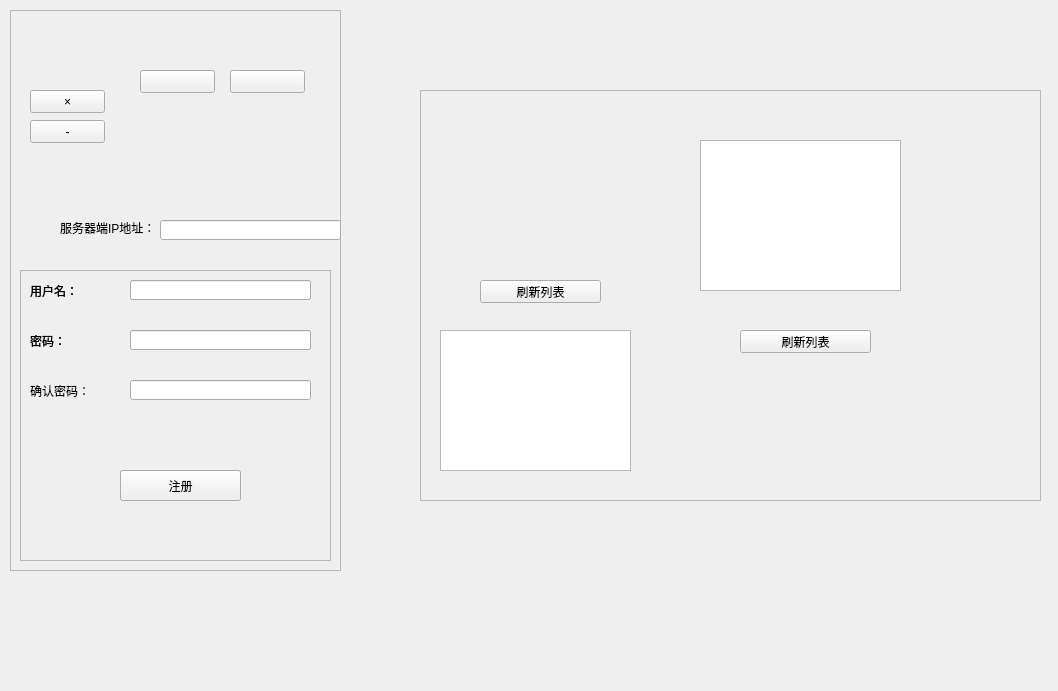
<?xml version="1.0" encoding="UTF-8"?>
<ui version="4.0">
 <class>MainWindow</class>
 <widget class="QMainWindow" name="MainWindow">
  <property name="geometry">
   <rect>
    <x>0</x>
    <y>0</y>
    <width>1058</width>
    <height>691</height>
   </rect>
  </property>
  <property name="windowTitle">
   <string>MainWindow</string>
  </property>
  <widget class="QWidget" name="centralWidget">
   <widget class="QFrame" name="frameLogin">
    <property name="geometry">
     <rect>
      <x>10</x>
      <y>10</y>
      <width>331</width>
      <height>561</height>
     </rect>
    </property>
    <property name="frameShape">
     <enum>QFrame::StyledPanel</enum>
    </property>
    <property name="frameShadow">
     <enum>QFrame::Raised</enum>
    </property>
    <widget class="QLineEdit" name="serverIPLineEdit">
     <property name="geometry">
      <rect>
       <x>150</x>
       <y>210</y>
       <width>181</width>
       <height>20</height>
      </rect>
     </property>
    </widget>
    <widget class="QLabel" name="serverIPLabel">
     <property name="geometry">
      <rect>
       <x>50</x>
       <y>210</y>
       <width>91</width>
       <height>16</height>
      </rect>
     </property>
     <property name="text">
      <string>服务器端IP地址：</string>
     </property>
    </widget>
    <widget class="QFrame" name="frame_login">
     <property name="geometry">
      <rect>
       <x>10</x>
       <y>260</y>
       <width>311</width>
       <height>291</height>
      </rect>
     </property>
     <property name="frameShape">
      <enum>QFrame::StyledPanel</enum>
     </property>
     <property name="frameShadow">
      <enum>QFrame::Raised</enum>
     </property>
     <widget class="QLabel" name="usernameLabel">
      <property name="geometry">
       <rect>
        <x>10</x>
        <y>10</y>
        <width>101</width>
        <height>21</height>
       </rect>
      </property>
      <property name="text">
       <string>用户名：</string>
      </property>
     </widget>
     <widget class="QLineEdit" name="unLineEdit">
      <property name="geometry">
       <rect>
        <x>110</x>
        <y>10</y>
        <width>181</width>
        <height>20</height>
       </rect>
      </property>
     </widget>
     <widget class="QLabel" name="pwLabel">
      <property name="geometry">
       <rect>
        <x>10</x>
        <y>60</y>
        <width>54</width>
        <height>21</height>
       </rect>
      </property>
      <property name="text">
       <string>密码：</string>
      </property>
     </widget>
     <widget class="QLineEdit" name="pwLineEdit">
      <property name="geometry">
       <rect>
        <x>110</x>
        <y>60</y>
        <width>181</width>
        <height>20</height>
       </rect>
      </property>
      <property name="echoMode">
       <enum>QLineEdit::Password</enum>
      </property>
     </widget>
     <widget class="QPushButton" name="loginBtn">
      <property name="geometry">
       <rect>
        <x>100</x>
        <y>200</y>
        <width>121</width>
        <height>31</height>
       </rect>
      </property>
      <property name="text">
       <string>登录</string>
      </property>
     </widget>
    </widget>
    <widget class="QFrame" name="frame_register">
     <property name="geometry">
      <rect>
       <x>10</x>
       <y>260</y>
       <width>311</width>
       <height>291</height>
      </rect>
     </property>
     <property name="frameShape">
      <enum>QFrame::StyledPanel</enum>
     </property>
     <property name="frameShadow">
      <enum>QFrame::Raised</enum>
     </property>
     <widget class="QLabel" name="UserNameLabel">
      <property name="geometry">
       <rect>
        <x>10</x>
        <y>10</y>
        <width>54</width>
        <height>21</height>
       </rect>
      </property>
      <property name="text">
       <string>用户名：</string>
      </property>
     </widget>
     <widget class="QLabel" name="PasswordLabel">
      <property name="geometry">
       <rect>
        <x>10</x>
        <y>60</y>
        <width>54</width>
        <height>21</height>
       </rect>
      </property>
      <property name="text">
       <string>密码：</string>
      </property>
     </widget>
     <widget class="QLabel" name="ConfirmLabel">
      <property name="geometry">
       <rect>
        <x>10</x>
        <y>110</y>
        <width>91</width>
        <height>21</height>
       </rect>
      </property>
      <property name="text">
       <string>确认密码：</string>
      </property>
     </widget>
     <widget class="QLineEdit" name="UserNameLineEdit">
      <property name="geometry">
       <rect>
        <x>110</x>
        <y>10</y>
        <width>181</width>
        <height>20</height>
       </rect>
      </property>
     </widget>
     <widget class="QLineEdit" name="PasswordLineEdit">
      <property name="geometry">
       <rect>
        <x>110</x>
        <y>60</y>
        <width>181</width>
        <height>20</height>
       </rect>
      </property>
      <property name="echoMode">
       <enum>QLineEdit::Password</enum>
      </property>
     </widget>
     <widget class="QLineEdit" name="ConfirmLineEdit">
      <property name="geometry">
       <rect>
        <x>110</x>
        <y>110</y>
        <width>181</width>
        <height>20</height>
       </rect>
      </property>
      <property name="echoMode">
       <enum>QLineEdit::Password</enum>
      </property>
     </widget>
     <widget class="QPushButton" name="registerBtn">
      <property name="geometry">
       <rect>
        <x>100</x>
        <y>200</y>
        <width>121</width>
        <height>31</height>
       </rect>
      </property>
      <property name="text">
       <string>注册</string>
      </property>
     </widget>
    </widget>
    <widget class="QPushButton" name="btnMinWindow">
     <property name="geometry">
      <rect>
       <x>20</x>
       <y>110</y>
       <width>75</width>
       <height>23</height>
      </rect>
     </property>
     <property name="text">
      <string>-</string>
     </property>
    </widget>
    <widget class="QPushButton" name="btnCloseWindow">
     <property name="geometry">
      <rect>
       <x>20</x>
       <y>80</y>
       <width>75</width>
       <height>23</height>
      </rect>
     </property>
     <property name="text">
      <string>×</string>
     </property>
    </widget>
    <widget class="QPushButton" name="btnToLogin">
     <property name="geometry">
      <rect>
       <x>130</x>
       <y>60</y>
       <width>75</width>
       <height>23</height>
      </rect>
     </property>
     <property name="text">
      <string/>
     </property>
    </widget>
    <widget class="QPushButton" name="btnToRegister">
     <property name="geometry">
      <rect>
       <x>220</x>
       <y>60</y>
       <width>75</width>
       <height>23</height>
      </rect>
     </property>
     <property name="text">
      <string/>
     </property>
    </widget>
   </widget>
   <widget class="QFrame" name="frameMain">
    <property name="geometry">
     <rect>
      <x>420</x>
      <y>90</y>
      <width>621</width>
      <height>411</height>
     </rect>
    </property>
    <property name="frameShape">
     <enum>QFrame::StyledPanel</enum>
    </property>
    <property name="frameShadow">
     <enum>QFrame::Raised</enum>
    </property>
    <widget class="QTableView" name="tvSelectDish">
     <property name="geometry">
      <rect>
       <x>280</x>
       <y>50</y>
       <width>201</width>
       <height>151</height>
      </rect>
     </property>
    </widget>
    <widget class="QPushButton" name="btnRefreshValiddish">
     <property name="geometry">
      <rect>
       <x>320</x>
       <y>240</y>
       <width>131</width>
       <height>23</height>
      </rect>
     </property>
     <property name="text">
      <string>刷新列表</string>
     </property>
    </widget>
    <widget class="QTableView" name="tvSelected">
     <property name="geometry">
      <rect>
       <x>20</x>
       <y>240</y>
       <width>191</width>
       <height>141</height>
      </rect>
     </property>
    </widget>
    <widget class="QPushButton" name="btnRefreshSelectedDish">
     <property name="geometry">
      <rect>
       <x>60</x>
       <y>190</y>
       <width>121</width>
       <height>23</height>
      </rect>
     </property>
     <property name="text">
      <string>刷新列表</string>
     </property>
    </widget>
   </widget>
  </widget>
 </widget>
 <layoutdefault spacing="6" margin="11"/>
 <resources/>
 <connections/>
</ui>
